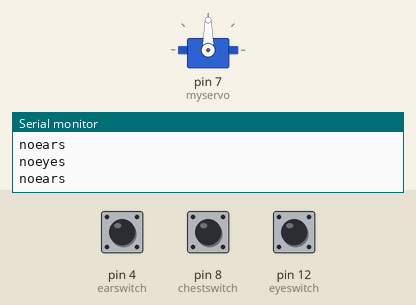
Recording of a sketch running on a simulated Arduino Uno, built with avr-gcc and run on an emulated ATmega328P. Parts: servo, the last lines printed to the serial monitor. Inputs (shaded band) come from the test bench; at power-on: pin 8 (chestswitch) LOW, pin 4 (earswitch) LOW, pin 12 (eyeswitch) LOW.

Above: at 1.2 s.
1.3 s: pin 8 (chestswitch) pulled HIGH for 1 s
At 3.1 s:
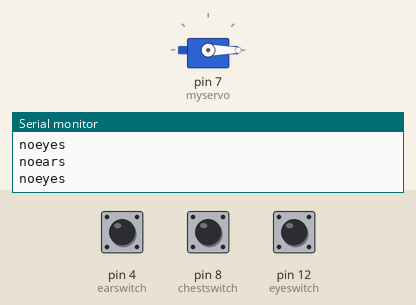
4.0 s: pin 8 (chestswitch) pulled HIGH for 3.2 s
At 4.79 s:
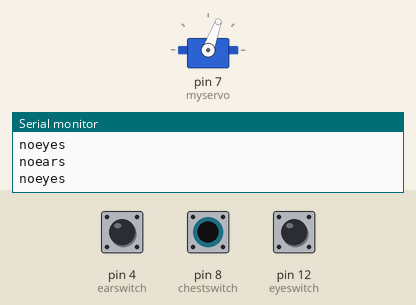
11.9 s: pin 8 (chestswitch) pulsed HIGH 2 times (0.12 s each, 0.3 s apart)
At 12.06 s:
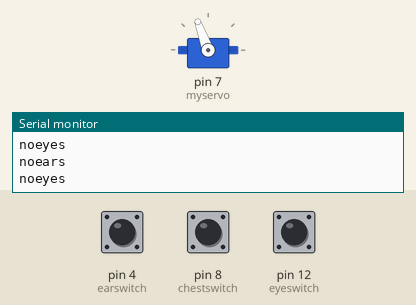
Timing chart, 0 to 14.9 s (numbered marks = the images above; inputs shaded):
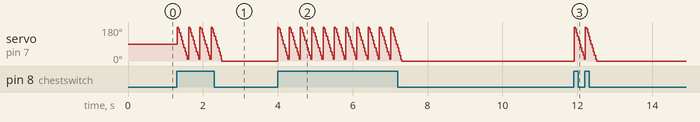

The sketch:

Final_Arduino.ino
```cpp
#include <Servo.h>
Servo myservo;

const int chestswitch = 8;
const int earswitch = 4;
const int eyeswitch = 12;

int chestButtonState = 0;
int earButtonState = 0;
int eyeButtonState = 0;
int servopos = 0;


void setup() {
  myservo.attach(7);
  pinMode(chestswitch, INPUT);
  pinMode(earswitch, INPUT);
  pinMode(eyeswitch, INPUT);
  Serial.begin(9600);

}

void loop() {

  //Chest: Makes the needle attached to servo motor move
  chestButtonState = digitalRead(chestswitch);

  if (chestButtonState == HIGH) {
    for (servopos = 0; servopos <= 180; servopos += 10) {
    }
    myservo.write(servopos);
    delay(15);

    for (servopos = 180; servopos >= 0; servopos -= 10) {
      myservo.write(servopos);
      delay(15);
    }
  }


  //Ear: goes to processing to play a sound file
  earButtonState = digitalRead(earswitch);

  if (earButtonState == HIGH) {
    Serial.println("ears");
  }

  if (earButtonState == LOW) {
    Serial.println("noears");
  }

  //Eye: goes to processing to show moving image
  eyeButtonState = digitalRead(eyeswitch);

  if (eyeButtonState == HIGH) {
    Serial.println("eyes");
  }

  if (eyeButtonState == LOW) {
    Serial.println("noeyes");

  }


}
```

Measured:
- after the input at 1.3 s, servo on pin 7 (myservo): 90° → 180° at once, then repeats every 0.30 s: 170° 0.03 s, 150° 0.03 s, 130° 0.03 s, 110° 0.03 s, 90° 0.03 s, 70° 0.03 s, 50° 0.03 s, 30° 0.03 s, 10° 0.03 s, 180° 0.03 s, until it stays 0° from 2.5 s
- after the input at 4.0 s, servo on pin 7 (myservo): 0° → 180° at once, then repeats every 0.30 s: 170° 0.03 s, 150° 0.03 s, 130° 0.03 s, 110° 0.03 s, 90° 0.03 s, 70° 0.03 s, 50° 0.03 s, 30° 0.03 s, 10° 0.03 s, 180° 0.03 s, until it stays 0° from 7.3 s
- after the input at 11.9 s, servo on pin 7 (myservo): ramps from 180° to 0° and jumps back, once every 0.30 s
